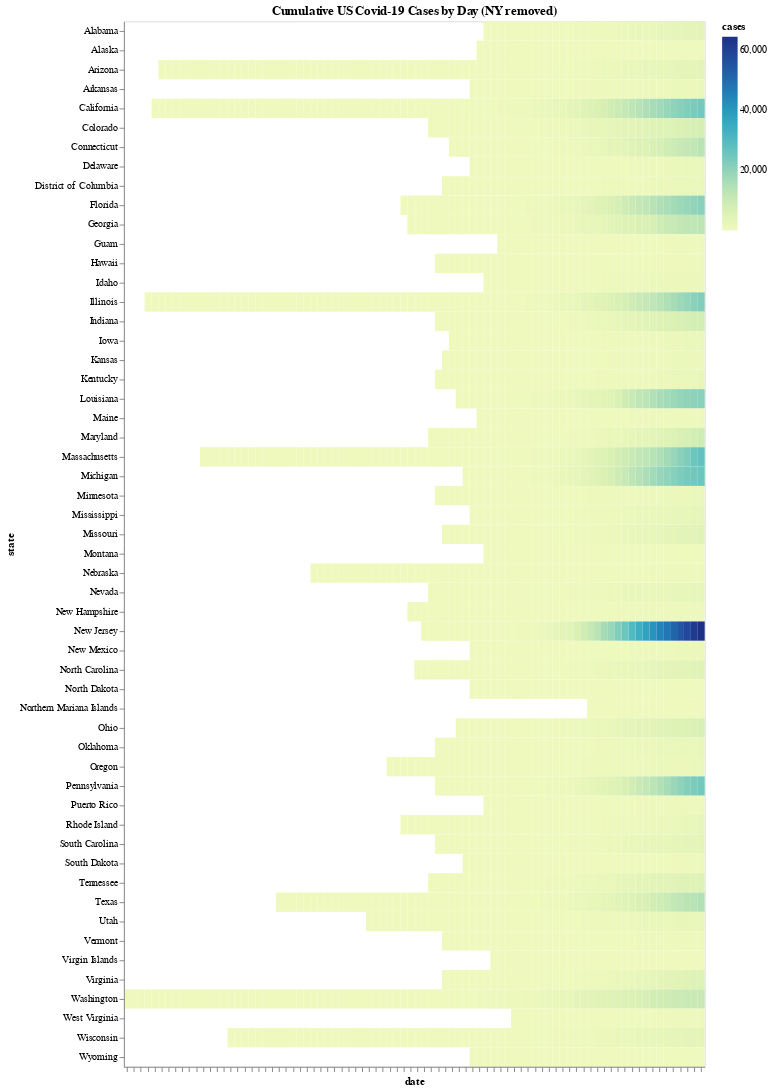

The notebook cell this image was saved under:
### Code cell
(alt.Chart(statewide[statewide['state'] != 'New York'])
 .mark_rect()
 .encode(x = alt.X('date:O', axis = alt.Axis(labels = False)),
         y = 'state:N',
         color = 'cases:Q',
         tooltip = ['date', 'state', 'cases'])
 .properties(title = 'Cumulative US Covid-19 Cases by Day (NY removed)', width = 600)
)

### Figure 1 — Vega-Lite specification as saved in the notebook (floating-point values rounded to 4 significant figures; data arrays with more than 128 entries replaced by an {"elided": "..."} marker saying what was removed)
{"config": {"view": {"continuousWidth": 400, "continuousHeight": 300}}, "data": {"name": "data-681ef5527b9f1a38e5330ccbdc421678"}, "mark": "rect", "encoding": {"color": {"type": "quantitative", "field": "cases"}, "tooltip": [{"type": "temporal", "field": "date"}, {"type": "nominal", "field": "state"}, {"type": "quantitative", "field": "cases"}], "x": {"type": "ordinal", "axis": {"labels": false}, "field": "date"}, "y": {"type": "nominal", "field": "state"}}, "title": "Cumulative US Covid-19 Cases by Day (NY removed)", "width": 600, "$schema": "https://vega.github.io/schema/vega-lite/v4.0.0.json", "datasets": {"data-681ef5527b9f1a38e5330ccbdc421678": {"elided": "2280 records"}}}
